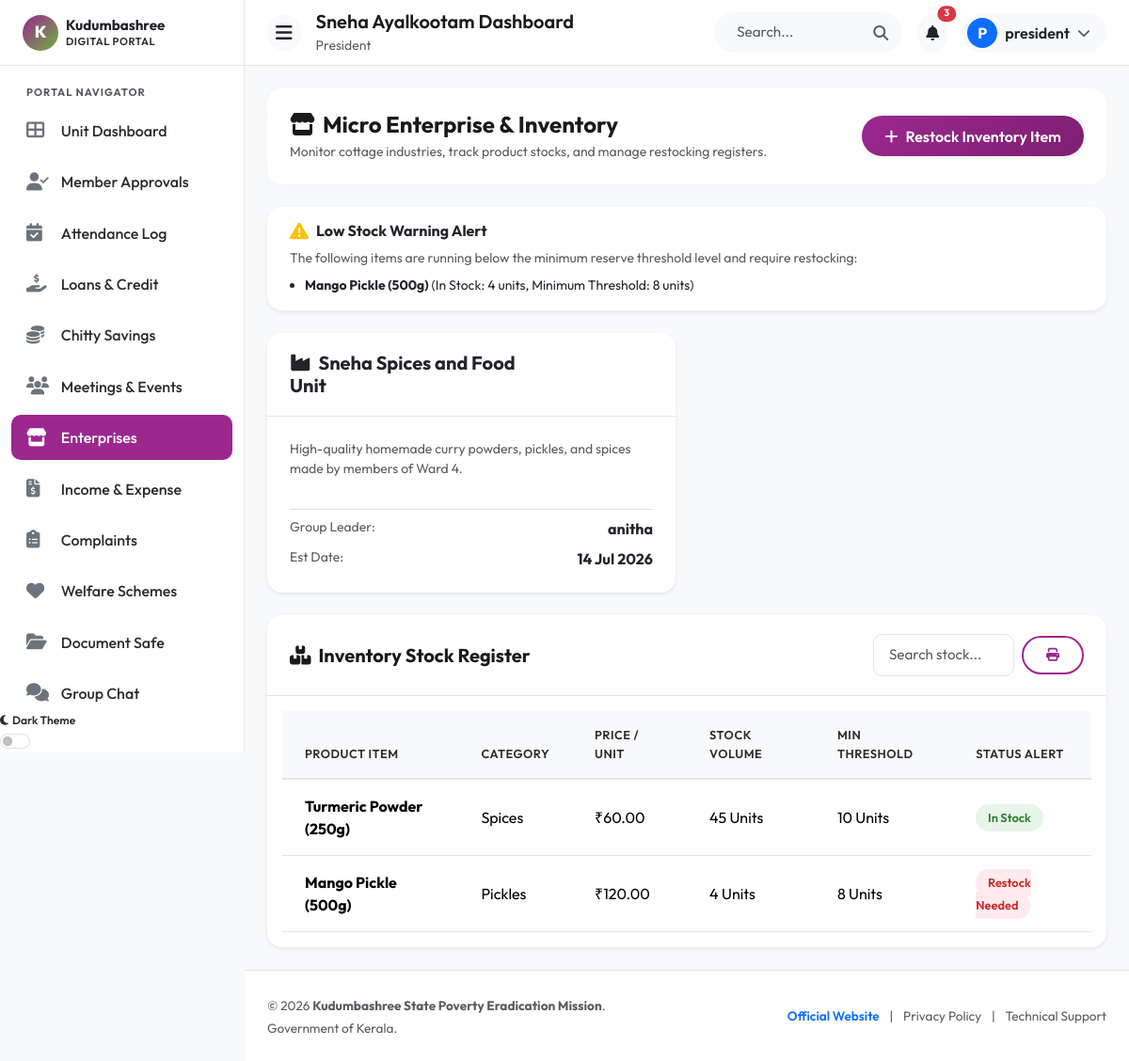
The app's page /micro-enterprise/ (signed in) with its own data.
### myapp/models.py (models this page shows, shortened)
class UserProfile(models.Model):
    ROLE_CHOICES = [
        ('admin', 'System Administrator'),
        ('president', 'President'),
        ('secretary', 'Secretary'),
        ('member', 'Kudumbashree Member'),
    ]
    STATUS_CHOICES = [
        ('pending', 'Pending Approval'),
        ('approved', 'Approved & Active'),
        ('rejected', 'Rejected'),
        ('suspended', 'Suspended'),
    ]
    user = models.OneToOneField(User, on_delete=models.CASCADE, related_name='profile')
    role = models.CharField(max_length=20, choices=ROLE_CHOICES, default='member')
    phone = models.CharField(max_length=15, blank=True, null=True)
    group = models.ForeignKey(KudumbashreeGroup, on_delete=models.SET_NULL, null=True, blank=True, related_name='members')
    status = models.CharField(max_length=20, choices=STATUS_CHOICES, default='pending')
    created_at = models.DateTimeField(auto_now_add=True)

class KudumbashreeGroup(models.Model):
    name = models.CharField(max_length=150, unique=True)
    ward = models.CharField(max_length=50)
    panchayath = models.CharField(max_length=100)
    registration_number = models.CharField(max_length=100, unique=True)
    established_date = models.DateField(default=timezone.now)
    created_at = models.DateTimeField(auto_now_add=True)

class InventoryItem(models.Model):
    enterprise = models.ForeignKey(MicroEnterprise, on_delete=models.CASCADE, related_name='inventory', null=True, blank=True)
    name = models.CharField(max_length=200)
    category = models.CharField(max_length=100, default='General')
    price = models.DecimalField(max_digits=10, decimal_places=2)
    stock_quantity = models.IntegerField(default=0)
    min_stock_level = models.IntegerField(default=5)  # Alert threshold
    created_at = models.DateTimeField(auto_now_add=True)

class MicroEnterprise(models.Model):
    name = models.CharField(max_length=200)
    category = models.CharField(max_length=100) # e.g. Food Processing, Handicrafts, Garments
    description = models.TextField()
    group = models.ForeignKey(KudumbashreeGroup, on_delete=models.CASCADE, related_name='enterprises')
    leader = models.ForeignKey(User, on_delete=models.SET_NULL, null=True, related_name='led_enterprises')
    established_date = models.DateField(default=timezone.now)

### myapp/views.py (the view)
# urls.py: path('micro-enterprise/', views.micro_enterprise_view, name='micro_enterprise'),
@login_required
def micro_enterprise_view(request):
    profile = get_object_or_404(UserProfile, user=request.user)
    group = profile.group
    enterprises = MicroEnterprise.objects.filter(group=group)
    inventory_items = InventoryItem.objects.filter(enterprise__group=group)
    low_stock_items = [item for item in inventory_items if item.stock_quantity <= item.min_stock_level]
    item_form = InventoryItemForm()
    context = {
        'profile': profile,
        'enterprises': enterprises,
        'inventory_items': inventory_items,
        'low_stock_items': low_stock_items,
        'item_form': item_form
    }
    return render(request, 'modules/micro_enterprise.html', context)

### myapp/forms.py
class InventoryItemForm(forms.ModelForm):
    class Meta:
        model = InventoryItem
        fields = ['name', 'category', 'price', 'stock_quantity', 'min_stock_level']
        widgets = {
            'name': forms.TextInput(attrs={'class': 'form-control rounded-3', 'placeholder': 'Product name'}),
            'category': forms.TextInput(attrs={'class': 'form-control rounded-3', 'placeholder': 'Category (e.g. Spices, Pickles)'}),
            'price': forms.NumberInput(attrs={'class': 'form-control rounded-3', 'placeholder': 'Price per unit'}),
            'stock_quantity': forms.NumberInput(attrs={'class': 'form-control rounded-3', 'placeholder': 'Initial stock quantity'}),
            'min_stock_level': forms.NumberInput(attrs={'class': 'form-control rounded-3', 'placeholder': 'Low stock warning threshold'}),
        }

### myapp/templates/modules/micro_enterprise.html (shortened to what this page needs)
{% extends 'base.html' %}
{% load static %}
{% block content %}
<div class="row mb-4">
    <div class="col-12">
        <div class="card-kudumbashree border-0 bg-white p-4 d-flex justify-content-between align-items-center flex-wrap gap-3">
            <div>
                <h4 class="mb-1 fw-bold text-primary-purple"><i class="fas fa-store me-2"></i>Micro Enterprise & Inventory</h4>
                <p class="text-muted mb-0 small">Monitor cottage industries, track product stocks, and manage restocking registers.</p>
            </div>
            {% if profile.role == 'secretary' or profile.role == 'president' %}
                <button class="btn btn-kudumbashree-primary shadow-sm" data-bs-toggle="modal" data-bs-target="#restockModal">
                    <i class="fas fa-plus me-2"></i>Restock Inventory Item
                </button>
            {% endif %}
        </div>
    </div>
</div>
{% if low_stock_items %}
<div class="row mb-4 d-print-none">
    <div class="col-12">
        <div class="alert alert-warning border-0 card-kudumbashree px-4 py-3 shadow-sm mb-0">
            <div class="d-flex align-items-center gap-2 mb-2">
                <i class="fas fa-exclamation-triangle text-warning fs-5"></i>
                <h6 class="mb-0 fw-bold text-dark">Low Stock Warning Alert</h6>
            </div>
            <p class="small text-muted mb-2">The following items are running below the minimum reserve threshold level and require restocking:</p>
            <ul class="mb-0 ps-3 small text-dark">
                {% for item in low_stock_items %}
                    <li><strong>{{ item.name }}</strong> (In Stock: {{ item.stock_quantity }} units, Minimum Threshold: {{ item.min_stock_level }} units)</li>
                {% endfor %}
            </ul>
        </div>
    </div>
</div>
{% endif %}
<div class="row g-4 mb-4">
    {% for ent in enterprises %}
        <div class="col-md-6">
            <div class="card-kudumbashree border-0 bg-white h-100 shadow-sm">
                <div class="card-header-custom">
                    <h5 class="mb-0 fw-bold text-dark"><i class="fas fa-industry text-primary-purple me-2"></i>{{ ent.name }}</h5>
                    <span class="badge bg-purple-subtle text-primary-purple badge-kudumbashree">{{ ent.category }}</span>
                </div>
                <div class="p-4 d-flex flex-column gap-2">
                    <p class="text-muted small">{{ ent.description }}</p>
                    <div class="d-flex justify-content-between mt-2 pt-2 border-top">
                        <span class="text-muted small">Group Leader:</span>
                        <strong class="text-dark">{{ ent.leader.username }}</strong>
                    </div>
                    <div class="d-flex justify-content-between">
                        <span class="text-muted small">Est Date:</span>
                        <strong class="text-dark">{{ ent.established_date|date:"d M Y" }}</strong>
                    </div>
                </div>
            </div>
        </div>
    {% empty %}
        <div class="col-12 text-center text-muted py-4">No micro enterprises registered in unit.</div>
    {% endfor %}
</div>
<div class="row">
    <div class="col-12">
        <div class="card-kudumbashree border-0 bg-white shadow-sm">
            <div class="card-header-custom d-flex justify-content-between align-items-center flex-wrap gap-2">
                <h5 class="mb-0 fw-bold"><i class="fas fa-boxes text-primary-purple me-2"></i>Inventory Stock Register</h5>
                <div class="d-flex gap-2 align-items-center d-print-none">
                    <input type="text" class="form-control form-control-sm table-search-input" data-target-table="stock-table" placeholder="Search stock..." style="width: 150px;">
                    <button onclick="window.print()" class="btn btn-sm btn-kudumbashree-outline-purple"><i class="fas fa-print"></i></button>
                </div>
            </div>
            <div class="p-3">
                <div class="table-responsive">
                    <table class="table table-custom table-hover mb-0" id="stock-table">
                        <thead>
                            <tr>
                                <th class="sortable-header">Product Item</th>
                                <th class="sortable-header">Category</th>
                                <th class="sortable-header">Price / Unit</th>
                                <th class="sortable-header">Stock Volume</th>
                                <th>Min Threshold</th>
                                <th>Status Alert</th>
                            </tr>
                        </thead>
                        <tbody>
                            {% for item in inventory_items %}
                                <tr>
                                    <td><strong>{{ item.name }}</strong></td>
                                    <td>{{ item.category }}</td>
                                    <td>₹{{ item.price|floatformat:2 }}</td>
                                    <td>{{ item.stock_quantity }} Units</td>
                                    <td>{{ item.min_stock_level }} Units</td>
                                    <td>
                                        {% if item.stock_quantity <= item.min_stock_level %}
                                            <span class="badge-kudumbashree badge-danger">Restock Needed</span>
                                        {% else %}
                                            <span class="badge-kudumbashree badge-success">In Stock</span>
                                        {% endif %}
                                    </td>
                                </tr>
                            {% empty %}
                                <tr class="empty-row">
                                    <td colspan="6" class="text-center py-4 text-muted">No inventory items recorded.</td>
                                </tr>
                            {% endfor %}
                        </tbody>
                    </table>
                </div>
            </div>
        </div>
    </div>
</div>
{% endblock %}

### myapp/templates/navbar.html (shortened to what this page needs)
{% load static %}
<div class="navbar-custom">
    <div class="d-flex align-items-center gap-3">
        <button id="sidebar-toggle" class="btn btn-light d-none d-lg-flex rounded-circle p-2" aria-label="Toggle Sidebar">
            <i class="fas fa-bars fs-5 text-dark"></i>
        </button>
        <div class="d-none d-sm-block">
            <h5 class="mb-0 fw-semibold text-primary-purple">
                {% if profile.role == 'admin' %}
                    System Admin Panel
                {% elif profile.role == 'president' or profile.role == 'secretary' %}
                    {{ profile.group.name }} Dashboard
                {% else %}
                    Member Portal
                {% endif %}
            </h5>
            <small class="text-muted text-capitalize">{{ profile.get_role_display }}</small>
        </div>
    </div>
    <div class="d-flex align-items-center gap-3">
        <div class="position-relative d-none d-md-block">
            <input type="text" class="form-control rounded-pill bg-light border-0 ps-4 pe-5" placeholder="Search..." style="width: 200px;">
            <i class="fas fa-search position-absolute top-50 translate-middle-y text-muted" style="right: 15px;"></i>
        </div>
        <div class="dropdown">
            <button class="btn btn-light rounded-circle p-2 position-relative" type="button" data-bs-toggle="dropdown" aria-expanded="false" aria-label="Notifications">
                <i class="fas fa-bell text-dark"></i>
                <span class="position-absolute top-0 start-100 translate-middle badge rounded-pill bg-danger" style="font-size: 0.65rem;">
                    3
                </span>
            </button>
        </div>
        <div class="dropdown">
            <button class="btn btn-light d-flex align-items-center gap-2 p-1 pe-3 rounded-pill" type="button" data-bs-toggle="dropdown" aria-expanded="false">
                <div class="rounded-circle bg-primary text-white d-flex align-items-center justify-content-center fw-bold" style="width: 32px; height: 32px;">
                    {{ request.user.username|slice:":1"|upper }}
                </div>
                <span class="d-none d-sm-inline fw-semibold text-dark">{{ request.user.username }}</span>
                <i class="fas fa-chevron-down text-muted small"></i>
            </button>
        </div>
    </div>
</div>

### myapp/static/css/styles.css (style rules this page uses)
:root { --primary-purple: #9C278F; --primary-purple-rgb: 156, 39, 143; --primary-green: #6CB33F; --primary-green-rgb: 108, 179, 63; --white: #FFFFFF; --light-bg: #F8F9FA; --light-purple: #F3E5F5; --light-green: #E8F5E9; --dark-text: #2C2C2C; --muted-text: #6C757D; --border-color: #E5E5E5; --success: #43A047; --warning: #FB8C00; --danger: #E53935; --sidebar-width: 260px; --sidebar-collapsed-width: 70px; --navbar-height: 70px; --transition-speed: 0.3s; }
body { font-family: 'Outfit', sans-serif; background-color: var(--light-bg); color: var(--dark-text); overflow-x: hidden; min-height: 100vh; }
h1, h2, h3, h4, h5, h6 { font-weight: 700; color: #1A1A1A; }
.card-kudumbashree { background: var(--white); border: 1px solid var(--border-color); border-radius: 16px; box-shadow: 0 4px 20px rgba(0, 0, 0, 0.02); transition: transform var(--transition-speed), box-shadow var(--transition-speed); }
.card-header-custom { background: transparent; border-bottom: 1px solid var(--border-color); padding: 1.25rem 1.5rem; display: flex; justify-content: space-between; align-items: center; }
.btn-kudumbashree-primary { background: linear-gradient(135deg, var(--primary-purple) 0%, #7D1F72 100%); color: var(--white); border: none; border-radius: 50px; padding: 0.6rem 1.5rem; font-weight: 600; transition: all var(--transition-speed); }
.btn-kudumbashree-outline-purple { border: 2px solid var(--primary-purple); color: var(--primary-purple); background: transparent; border-radius: 50px; padding: 0.5rem 1.5rem; font-weight: 600; transition: all var(--transition-speed); }
.form-control, .form-select { border-radius: 10px; padding: 0.65rem 1rem; border: 1.5px solid var(--border-color); font-size: 0.95rem; transition: border-color var(--transition-speed), box-shadow var(--transition-speed); }
.navbar-custom { height: var(--navbar-height); background: var(--white); border-bottom: 1px solid var(--border-color); position: fixed; top: 0; right: 0; left: var(--sidebar-width); z-index: 1020; display: flex; align-items: center; justify-content: space-between; padding: 0 1.5rem; transition: left var(--transition-speed); }
.badge-kudumbashree { padding: 0.4rem 0.8rem; border-radius: 30px; font-size: 0.8rem; font-weight: 600; }
.badge-success { background: #E8F5E9; color: #2E7D32; }
.badge-danger { background: #FFEBEE; color: #C62828; }
.table-custom { vertical-align: middle; }
.table-custom thead th { background-color: var(--light-bg); color: var(--dark-text); border-bottom: 2px solid var(--border-color); font-weight: 600; text-transform: uppercase; font-size: 0.8rem; letter-spacing: 0.5px; padding: 1rem 1.5rem; }
.table-custom tbody td { padding: 1rem 1.5rem; border-bottom: 1px solid var(--border-color); }

### records on screen
UserProfile: group.name "Sneha Ayalkootam", role "President"
InventoryItem: name "Mango Pickle (500g)", stock_quantity "4", min_stock_level "8", category "Pickles", price "120.00", shows "Restock Needed"
MicroEnterprise: name "Sneha Spices and Food Unit", description "High-quality homemade curry powders, pickles, and spices made by members of Ward 4.", leader.username "anitha", established_date "14 Jul 2026"
InventoryItem: name "Turmeric Powder (250g)", category "Spices", price "60.00", stock_quantity "45", min_stock_level "10", shows "In Stock"

### other values on screen
{{ request.user.username|slice:":1"|upper }} "P"
{{ request.user.username }} "president"
